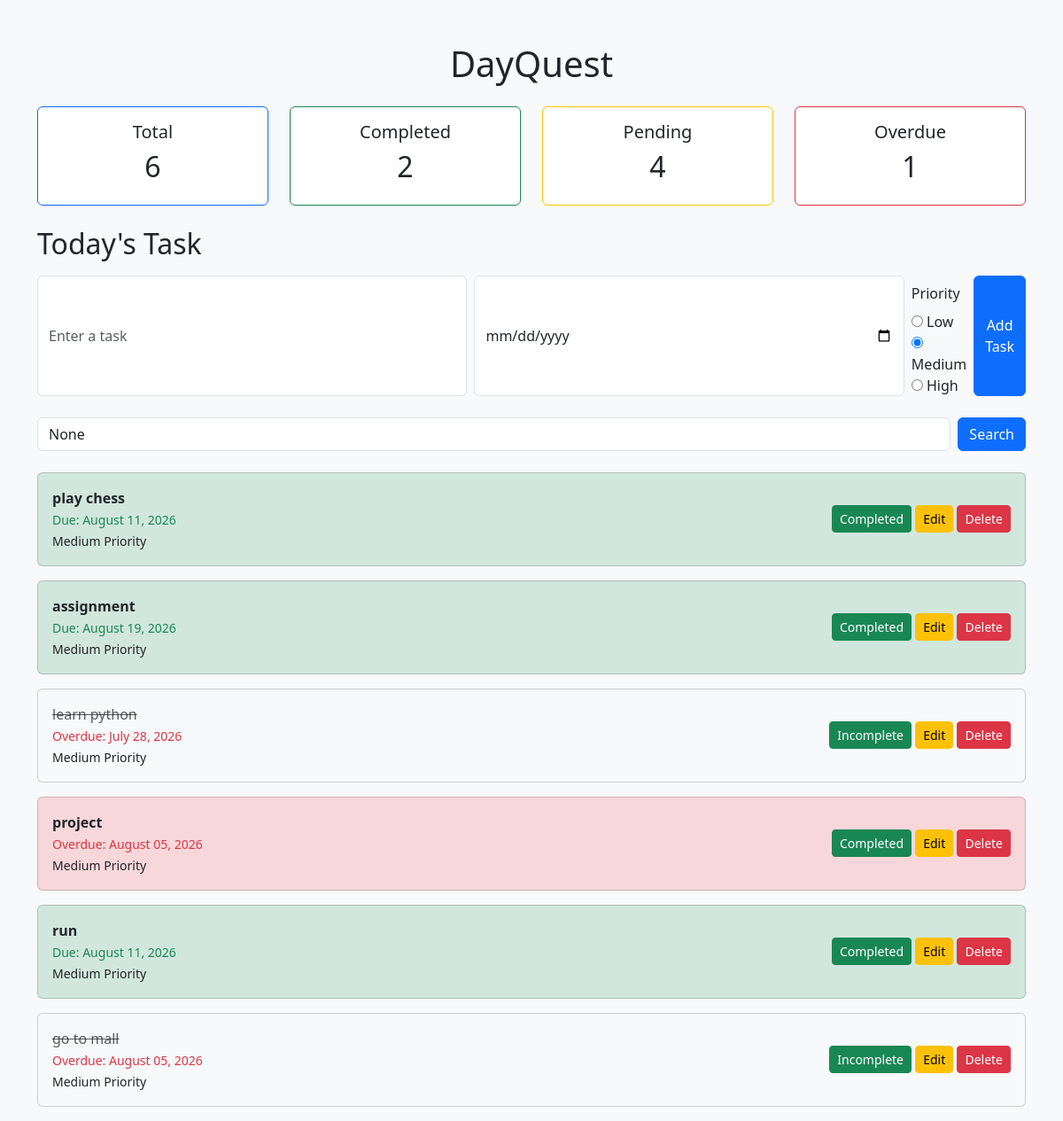
Before: / with the older database file.
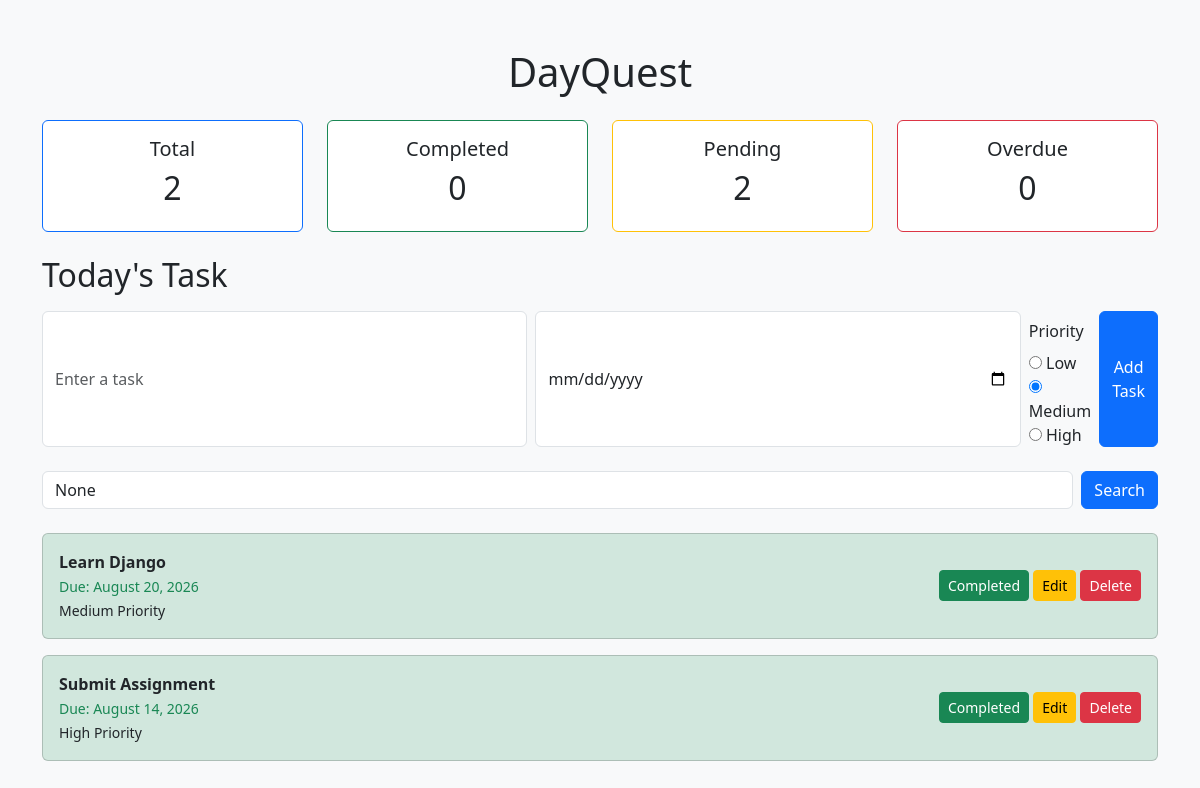
After: the same page with the newer database file.
### tasks/models.py (models this page shows, shortened)
class Task(models.Model):
    title=models.CharField(max_length=200)
    completed=models.BooleanField(default=False)
    due_date=models.DateField(null=True, blank=True)
    priority= models.CharField(max_length=10, choices=PRIORITY_CHOICES,default="Medium")

### tasks/views.py (the view)
# urls.py: 2. Add a URL to urlpatterns:  path('', views.home, name='home')
def home(request):
    if request.method=="POST":
        title=request.POST.get("title")
        due_date=request.POST.get("due_date")
        priority=request.POST.get("priority")
        Task.objects.create(title=title, due_date=due_date,priority=priority)
        return redirect("home")
    tasks=Task.objects.all()
    search_query=request.GET.get("search")
    if search_query:
        tasks=Task.objects.filter(title__icontains=search_query)
    else:
        tasks=Task.objects.all()
    total_tasks=tasks.count()
    completed_tasks=tasks.filter(completed=True).count()
    pending_tasks=tasks.filter(completed=False).count()
    today=date.today()
    for task in tasks:
        if task.due_date:
            task.is_overdue= task.due_date < today
            task.is_today= task.due_date == today
        else:
            task.is_overdue= False
            task.is_today= False
    overdue_tasks=tasks.filter(due_date__lt=today, completed=False).count()
    context={
        "tasks":tasks,
        "today": date.today(),
        "total_tasks": total_tasks,
        "completed_tasks": completed_tasks,
        "pending_tasks": pending_tasks,
        "overdue_tasks": overdue_tasks,
        "search_query": search_query
    }
    return render(request, "tasks/home.html", context)

### tasks/templates/tasks/home.html (shortened to what this page needs)
<!DOCTYPE html>
<html>
    <head>
        <link href="https://cdn.jsdelivr.net/npm/bootstrap@5.3.7/dist/css/bootstrap.min.css" rel="stylesheet">
    </head>
    <body class="bg-light">
        <div class="container mt-5">
        <h1 class="text-center mb-4">DayQuest</h1>
        <div class="row mb-4">
            <div class="col-md-3">
                <div class="card text-center border-primary">
                    <div class="card-body">
                        <h5>Total</h5>
                        <h2>{{ total_tasks }}</h2>
                    </div>
                </div>
            </div>
            <div class="col-md-3">
                <div class="card text-center border-success">
                    <div class="card-body">
                        <h5>Completed</h5>
                        <h2>{{ completed_tasks }}</h2>
                    </div>
                </div>
            </div>
            <div class="col-md-3">
                <div class="card text-center border-warning">
                    <div class="card-body">
                        <h5>Pending</h5>
                        <h2>{{ pending_tasks }}</h2>
                    </div>
                </div>
            </div>
            <div class="col-md-3">
                <div class="card text-center border-danger">
                    <div class="card-body">
                        <h5>Overdue</h5>
                        <h2>{{ overdue_tasks }}</h2>
                    </div>
                </div>
            </div>
        </div>
        <h2 class="mb-3">Today's Task</h2>
        <form  method="POST" class="d-flex gap-2 mb-4">
            <input type="text"
            name="title"
            class="form-control"
            placeholder="Enter a task" required>
            <input type="date"
            name="due_date"
            class="form-control">
            <div class="mt-2">
                <label class="form-label">Priority</label>
                <div>
                    <input type="radio" name="priority" value="Low" id="low">
                    <label for="low">Low</label><br>
                    <input type="radio" name="priority" value="Medium" id="medium" checked>
                    <label for="medium">Medium</label><br>
                    <input type="radio" name="priority" value="High" id="high">
                    <label for="high">High</label>
                </div>
            </div>
            <button class="btn btn-primary">Add Task</button>
        </form>
        <form  method="GET" class="d-flex gap-2 mb-4">
            <input type="text" name="search" class="form-control" placeholder="search..." value="{{ search_query }}">
            <button class="btn btn-primary">Search</button>
        </form>
        {% for task in tasks %}
        <div class="card mb-3
        {% if task.completed %}
        bg-light
        {% elif task.is_overdue %}
        bg-danger-subtle
        {% elif task.is_today %}
        bg-warning-subtle
        {% else %}
        bg-success-subtle
        {% endif %}">
            <div class="card-body d-flex justify-content-between align-items-center">
                <div>
                    {% if task.completed %}
                    <span class="text-decoration-line-through text-muted">{{ task.title }}</span>
                    {% else %}
                    <strong> {{ task.title }} </strong>
                    {% endif %}
                    {% if task.due_date %}
                    <br>
                    {% if task.is_overdue  %}
                    <small class="text-danger">Overdue: {{ task.due_date|date:"F d, Y" }}</small>
                    {% elif task.is_today %}
                    <small class="text-warning">Due Today: {{ task.due_date|date:"F d, Y" }}</small>
                    {% else %}
                    <small class="text-success">Due: {{ task.due_date|date:"F d, Y" }}</small>
                    {% endif %}
                    {% endif %}
                    <br>
                    <small>
                        {% if task.priority == "High" %}
                        High Priority
                        {% elif task.priority == "Medium" %}
                        Medium Priority
                        {% else %}
                        Low Priority
                        {% endif %}
                    </small>
                </div>
                <div>
                    {% if not task.completed %}
                    <a href="{% url 'complete_task' task.id %}" class="btn btn-success btn-sm">Completed</a>
                    {% else %}
                    <a href="{% url 'complete_task' task.id %}" class="btn btn-success btn-sm">Incomplete</a>
                    {% endif %}
                    <a href="{% url 'edit_task' task.id %}" class="btn btn-warning btn-sm">Edit</a>
                    <a href="{% url 'delete_task' task.id %}" class="btn btn-danger btn-sm">Delete</a>
                </div>
            </div>
        </div>
        {% empty %}
        <p class="text-center text-muted">No tasks available.</p>
        {% endfor %}
    </div>
    </body>
</html>

Changed rows visible on the page:
removed Task: title "play chess", due_date "August 11, 2026", priority "Medium Priority", completed "Completed"
removed Task: title "assignment", due_date "August 19, 2026", priority "Medium Priority", completed "Completed"
removed Task: title "learn python", due_date "July 28, 2026", priority "Medium Priority", completed "Incomplete"
removed Task: title "project", due_date "August 05, 2026", priority "Medium Priority", completed "Completed"
removed Task: title "run", due_date "August 11, 2026", priority "Medium Priority", completed "Completed"
removed Task: title "go to mall", due_date "August 05, 2026", priority "Medium Priority", completed "Incomplete"
added Task: title "Learn Django", due_date "August 20, 2026", priority "Medium Priority", completed "Completed"
added Task: title "Submit Assignment", due_date "August 14, 2026", priority "High Priority", completed "Completed"
Other visible differences:
{{ total_tasks }}: "6" → "2"
{{ completed_tasks }}: "2" → "0"
{{ pending_tasks }}: "4" → "2"
{{ overdue_tasks }}: "1" → "0"
